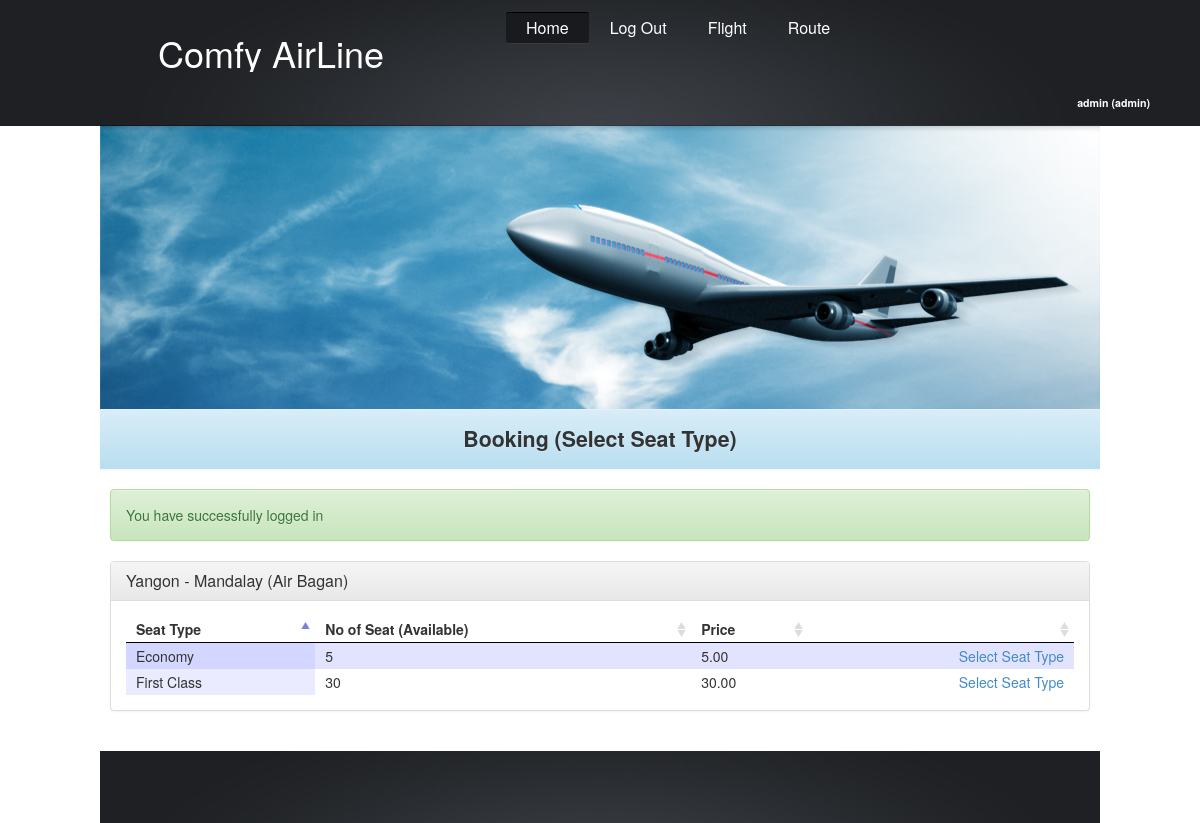
/booking-select-seat-type.php?schedule_id=SCH_000001 (signed in), run on an earlier commit of the app's database.
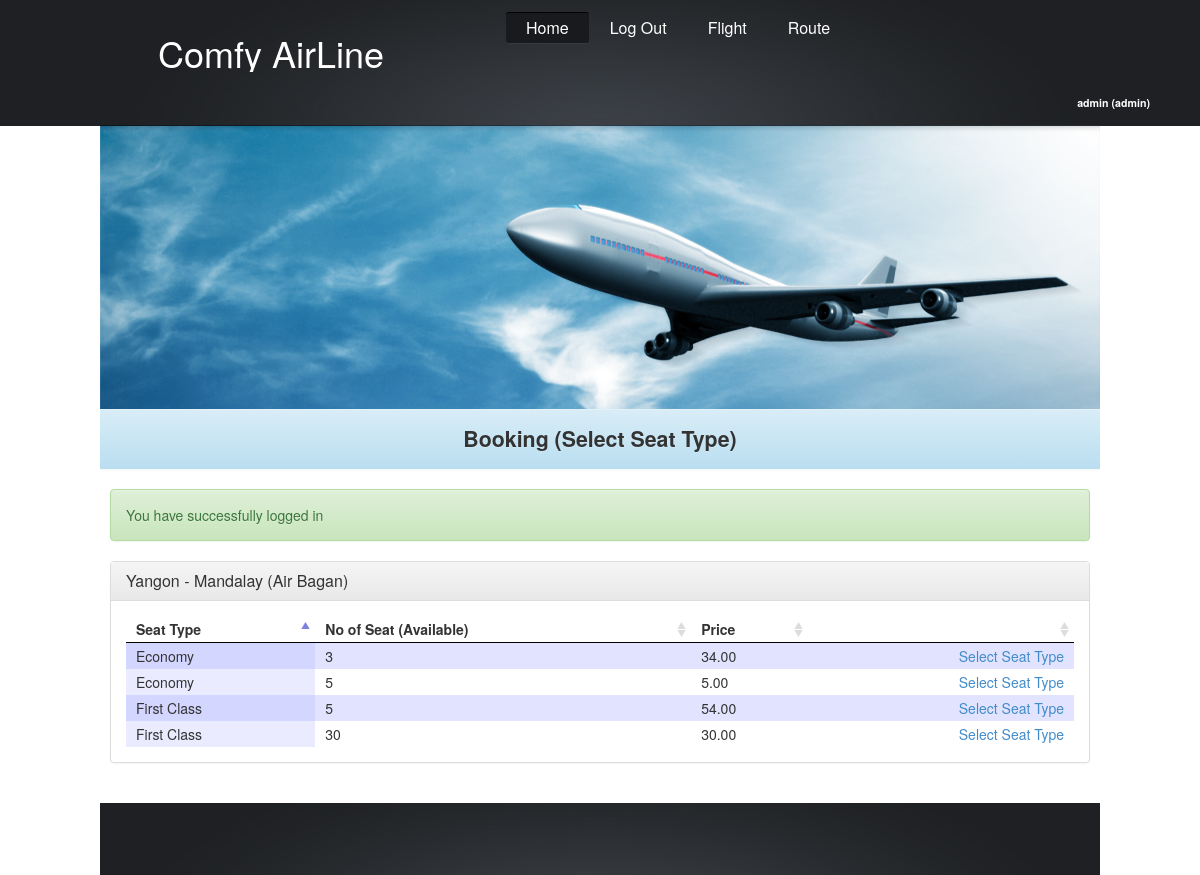
And on a later commit of the database.
### tables this page shows
CREATE TABLE IF NOT EXISTS `schedules` (
  `schedule_id` varchar(15) NOT NULL,
  `flight_id` varchar(15) NOT NULL,
  `route_id` varchar(15) NOT NULL,
  `departure_datetime` datetime NOT NULL,
  `arrival_datetime` datetime NOT NULL,
  `departure_airport` varchar(50) NOT NULL,
  `arrival_airport` varchar(50) NOT NULL,
  `active` int(1) NOT NULL,
  `remark` varchar(255) NOT NULL,
  PRIMARY KEY (`schedule_id`)
);

CREATE TABLE IF NOT EXISTS `routes` (
  `route_id` varchar(15) NOT NULL,
  `title` varchar(50) NOT NULL,
  `hour` int(2) NOT NULL,
  `min` int(2) NOT NULL,
  `remark` varchar(255) NOT NULL,
  PRIMARY KEY (`route_id`)
);

CREATE TABLE IF NOT EXISTS `flights` (
  `flight_id` varchar(15) NOT NULL,
  `name` varchar(50) NOT NULL,
  `remark` varchar(255) NOT NULL,
  PRIMARY KEY (`flight_id`)
);

CREATE TABLE IF NOT EXISTS `seats` (
  `seat_id` varchar(15) NOT NULL,
  `schedule_id` varchar(15) NOT NULL,
  `seattype_id` varchar(15) NOT NULL,
  `no_of_seat` int(3) NOT NULL,
  `booked_seat` int(3) NOT NULL,
  `price` decimal(10,2) NOT NULL,
  PRIMARY KEY (`seat_id`)
);

CREATE TABLE IF NOT EXISTS `seat_types` (
  `seattype_id` varchar(15) NOT NULL,
  `title` varchar(50) NOT NULL,
  PRIMARY KEY (`seattype_id`)
);

### includes/includefiles.php (called while the page is built, shortened)
<?php
require_once("includes/loginFunction.php");
require_once("includes/messageHelper.php");
$objLogIn = new logIn;
$isLoggedIn = $objLogIn->isLoggedIn();
?>

### includes/loginFunction.php (called while the page is built, shortened)
<?php
class logIn {
    function isAdminLogIn() {
        return $this->isLoggedIn("admin");
    }
    function isLoggedIn($role=null) {
        if (!isset($role)){
            return true;
        }
        if ($role !== $_SESSION['user']['role'])
            return false;
        return true;
    }
    function getLoggedInUserInfo(){
        $output=array(
            'user_id'=>$_SESSION['user']['user_id'],
            'username'=>$_SESSION['user']['username'] ,
            'password'=>$_SESSION['user']['password'],
            'role'=>$_SESSION['user']['role']
        );
        return $output;
    }
}
?>

### includes/scheduleHelper.php (called while the page is built, shortened)
<?php
class scheduleHelper{
    public static function getSeatsInScheduleByScheduleID($schdule_id){
        $sql = "SELECT seats.*,seat_types.title AS 'seattype_title' FROM seats " .
                        "INNER JOIN seat_types " .
                        "ON seats.seattype_id=seat_types.seattype_id " .
                        "WHERE schedule_id='" . $schdule_id . "' " .
                        "ORDER BY seat_id";
        $result = mysql_query($sql) or die(mysql_error());
        $output=array();
        while ($row = mysql_fetch_array($result)){
            $output[]=array(
                'seat_id'=>$row['seat_id'],
                'seattype_id'=>$row['seattype_id'],
                'schedule_id'=>$row['schedule_id'],
                'seattype_title'=>$row['seattype_title'],
                'no_of_seat'=>$row['no_of_seat'],
                'price'=>$row['price'],
            );
        }
        return $output;
    }
    public static function getScheduleByScheduleID($schdule_id){
        $sql = "SELECT schedules.*,flights.*,routes.* " .
                "FROM schedules " .
                        "INNER JOIN flights " .
                        "ON schedules.flight_id=flights.flight_id " .
                        "INNER JOIN routes " .
                        "ON schedules.route_id=routes.route_id " .
                        "WHERE schedules.schedule_id='" . $schdule_id . "' " .
                        "AND schedules.active=1 " .
                        "ORDER BY schedule_id";
        $result = mysql_query($sql) or die(mysql_error());
        $output=array();
        while ($row = mysql_fetch_array($result)){
            $output[]=array(
                'schedule_id'=>$row['schedule_id'],
                'flight_id'=>$row['flight_id'],
                'flight_name'=>$row['name'],
                'route_id'=>$row['route_id'],
                'route_title'=>$row['title'],
                'departure_datetime'=>$row['departure_datetime'],
                'arrival_datetime'=>$row['arrival_datetime'],
                'departure_airport'=>$row['departure_airport'],
                'arrival_airport'=>$row['arrival_airport'],
                'active'=>$row['active'],
                'remark'=>$row['remark'],
                'hour'=>$row['hour'],
                'min'=>$row['min'],
            );
        }
        return $output;
    }
}

### booking-select-seat-type.php (the view, shortened to what this page needs)
<?php include('includes/includefiles.php'); ?>
<?php require_once('includes/scheduleHelper.php'); ?>
<link href="css/jquery.dataTables.css" rel="stylesheet" type="text/css" />
<?php $pageTitle = "Booking (Select Seat Type)"; ?>
<?php include('includes/header.php'); ?>
<div class="panel panel-default">
    <div class="panel-heading">
        <?php
        $scheduleData = scheduleHelper::getScheduleByScheduleID($_GET['schedule_id']);
        ?>
        <h3 class="panel-title"><?php echo $scheduleData[0]['route_title']; ?>&nbsp;(<?php echo $scheduleData[0]['flight_name']; ?>)</h3>
    </div>
    <div class="panel-body">
        <table id="seat-table">
            <thead>
            <th>Seat Type</th>
            <th>No of Seat (Available)</th>
            <th>Price</th>
            <th></th>
            </thead>
            <tbody>
                <?php
                $scheduleData = scheduleHelper::getSeatsInScheduleByScheduleID($_GET['schedule_id']);
                ?>
                <?php foreach ($scheduleData as $row) { ?>
                    <?php
                    $link = "addSeat.php?schedule_id=" . $row['schedule_id'] .
                            "&seat_id=" . $row['seat_id'] .
                            "&seattype_id=" . $row['seattype_id'] .
                            "&seat_type=" . $row['seattype_title'] .
                            "&price=" . $row['price'] .
                            "&action=add2cart";
                    ?>
                    <tr>
                        <td><?php echo $row['seattype_title']; ?></td>
                        <td><?php echo $row['no_of_seat']; ?></td>
                        <td><?php echo $row['price']; ?></td>
                        <td class="action-column"><a href="<?php echo $link; ?>">Select Seat Type</a></td>
                    </tr>
                <?php } ?>
            </tbody>
        </table>
    </div>
</div>
<?php include('includes/footer.php'); ?>

### includes/header.php (shortened to what this page needs)
<!DOCTYPE html>
<html lang="en">
    <head>
        <link rel="stylesheet" href="css/reset.css" type="text/css" media="all">
        <link rel="stylesheet" href="css/layout.css" type="text/css" media="all">
        <link rel="stylesheet" href="css/style.css" type="text/css" media="all">
        <link href="css/chosen.min.css" rel="stylesheet" type="text/css" />
        <link href="css/bootstrap.min.css" rel="stylesheet" type="text/css" />
        <link href="css/bootstrap-theme.min.css" rel="stylesheet" type="text/css" />
        <link href="css/custom-style.css" rel="stylesheet" type="text/css" />
        <link href="css/bootstrap-datetimepicker.min.css" rel="stylesheet" type="text/css" />
        <link rel="stylesheet" type="text/css" media="screen" href="css/bootstrap-datetimepicker.min.css" />
    </head>
    <body id="page1">
        <div class="body1">
            <div class="main">
                <header>
                    <div class="wrapper">
                        <h1><a href="index.php" id="logo">Comfy AirLine</a>
                        </h1>
                        <div class="right">
                            <nav>
                                <ul id="menu">
                                    <li id="menu_active"><a href="index.php">Home</a></li>
                                    <?php if ($isLoggedIn == false) { ?>
                                        <li><a href="login.php">Log In</a></li>
                                        <li><a href="register.php">Register</a></li>
                                    <?php } else { ?>
                                        <li><a href="logout.php">Log Out</a></li>
                                    <?php } ?>
                                    <?php if ($objLogIn->isAdminLogIn() == true) { ?>
                                        <li><a href="flights.php">Flight</a></li>
                                        <li><a href="routes.php">Route</a></li>
                                    <?php } ?>
                                </ul>
                            </nav>
                        </div>
                        <?php
                        $logInData=$objLogIn->getLoggedInUserInfo();
                        if (isset($logInData)){ ?>
                        <div class="loggedin-info">
                            <p><?php echo $logInData['username'] . " (" . $logInData['role'] . ")";?></p>
                        </div>
                        <?php } ?>
                    </div>
                </header>
            </div>
        </div>
        <div class="main">
            <div id="banner">
            </div>
            <div class="main">
                <section id="content">
                    <article class="col2 pad_left1">
                        <?php if (isset($pageTitle)) { ?>
                            <div class="my-page-heading"><?php echo $pageTitle; ?></div>
                        <?php } ?>
                        <?php
                        $message = messageHelper::getMessage();
                        if (isset($message)) {
                            echo $message;
                        }
                        ?>

### includes/messageHelper.php (shortened to what this page needs)
<?php
class messageHelper {
    public static function getSuccessMessage($message) {
        return '<div class="alert alert-success">' . $message . '</div>';
    }
    public static function getMessage(){
        $messageArray=$_SESSION['message'];
        if ($messageArray['type']==MESSAGE_TYPE_SUCCESS){
            return messageHelper::getSuccessMessage($messageArray['text']);
        }else if ($messageArray['type']==MESSAGE_TYPE_INFO){
            return messageHelper::getInfoMessage($messageArray['text']);
        }else if ($messageArray['type']==MESSAGE_TYPE_ERROR){
            return messageHelper::getErrorMessage($messageArray['text']);
        }
    }
}
?>

### includes/footer.php (shortened to what this page needs)
</article>
</section>
</div>
<div class="body2">
    <div class="main">
        <footer>
        </footer>
    </div>
</div>
</body>
</html>

### css/layout.css (style rules this page uses)
.col1, .col2, .col3, .cols { float:left; }
.col2 { width:544px; }
#page1 h1 { padding-top:33px; }
#page1 #menu { padding-top:12px; }
#page1 header { height:126px; }
#page1 #banner { background:url(../images/bg_img.jpg) 0 0 no-repeat; height:283px; padding:38px 0 0 60px; }

### css/style.css (style rules this page uses)
article, aside, audio, canvas, command, datalist, details, embed, figcaption, figure, footer, header, hgroup, keygen, meter, nav, output, progress, section, source, video { display:block; }
.right { float:right; }
.wrapper { width:100%; overflow:hidden; }
body { background:#fff; border:0; font:14px Arial, Helvetica, sans-serif; color:#3c4046; line-height:20px; min-width:1000px; }
.main { margin:0 auto; width:1000px; }
.body1 { background:url(../images/bg_top.jpg) top center no-repeat #1e2023; }
.body2 { background:url(../images/bg_bot.jpg) top center no-repeat #1e2023; }
a { color:#1e749a; text-decoration:underline; outline:none; }
h1 { font-size:20px; font-weight:400; text-transform:uppercase; line-height:26px; color:#fff; float:left; padding:23px 0 0 58px; }
p { padding-bottom:20px; }
header { width:100%; overflow:hidden; height:106px; }
header .right { width:600px; }
#logo { display:block; background:url(../images/logo.jpg) 0 0 no-repeat; width:176px; height:39px; text-indent:-5000px; }
#menu { float:left; padding-top:8px; padding-left:5px; width:570px; }
#menu li { float:left; padding-left:1px; }
#menu li a { display:block; font-size:16px; text-transform:uppercase; color:#fff; text-decoration:none; line-height:30px; behavior:url(../js/PIE.htc); position:relative; padding:0 20px; margin:1px 0; }
#menu li a:hover, #menu #menu_active a { border-bottom:1px solid #373b40; border-top:1px solid #000; background:#191a1e; border-radius:3px; -moz-border-radius:3px; -webkit-border-radius:3px; margin:0; }
#banner { background:url(../images/bg_img2.jpg) 0 0 no-repeat; height:211px; padding:30px 0 0 60px; }
#content { width:100%; overflow:hidden; }
.pad_left1 { padding-left:50px; }
footer { padding:35px 0 0 0; height:72px; width:100%; overflow:hidden; font-size:12px; line-height:18px; color:#fff; text-align:center; }
a { outline:none; }

### css/custom-style.css (style rules this page uses)
.pad_left1 { padding: 0px 10px 20px 10px; }
.body1 .main .wrapper h1 { margin:0px; }
.col2 { width: 100%; }
.my-page-heading { background-image: linear-gradient(to bottom, #D9EDF7 0px, #B9DEF0 100%); background-repeat: repeat-x; box-shadow: 0 1px 0 rgba(255, 255, 255, 0.25) inset, 0 1px 2px rgba(0, 0, 0, 0.05); text-shadow: 0 1px 0 rgba(255, 255, 255, 0.2); padding: 15px; text-align: center; margin-bottom: 20px; margin-left: -10px; margin-right: -10px; font-weight:bold; font-size: 16pt; }
#menu li a { text-transform: none !important; }
.loggedin-info { float: right; left: 550px; position: absolute; text-align: right; top: 95px; width: 600px; }
.loggedin-info p { color:white; font-weight: bold; font-size:8pt; }
#logo { background:none !important; text-indent: 0px !important; color:white; text-transform: none !important; width:auto; }
table .action-column { text-align:right; }

What changed in the data, as far as the page shows it:
added seats: seattype.title "Economy", no_of_seat "3", price "34.00"
added seats: seattype.title "First Class", no_of_seat "5", price "54.00"
